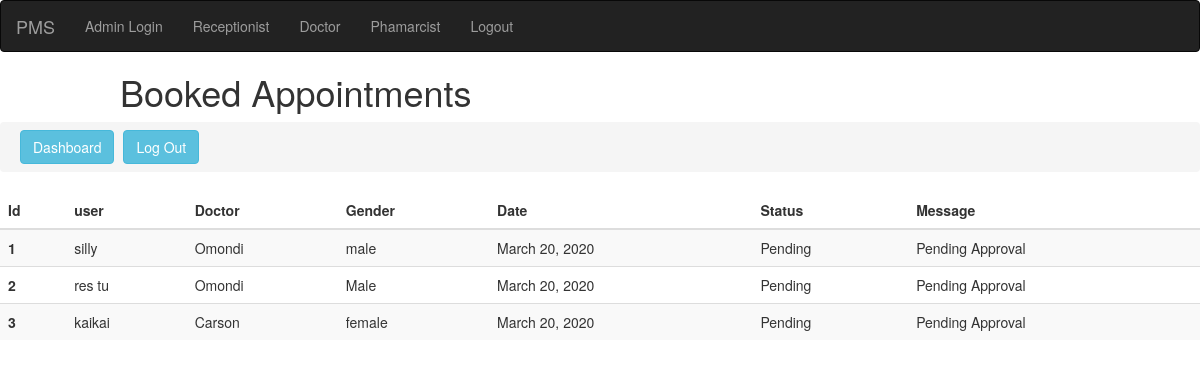
/view_appointment/, run on the app's committed database.
### patient/models.py (models this page shows, shortened)
class Appointment(models.Model):
    user = models.ForeignKey(Patient, null=True, on_delete=models.CASCADE)
    Doctor = models.ForeignKey(Doctor , default=None, on_delete=models.CASCADE)
    Date = models.DateField(default=timezone.now)
    status_choice = Choices('SELECT','Pending','Approved','Not Approved')
    status = models.CharField(max_length=20,choices=status_choice,default=status_choice.SELECT)
    message = models.CharField(max_length=1000 , default="Pending Approval")

class Patient(models.Model):
    gender_choice = Choices('SELECT','male','female')
    Name = models.CharField(max_length=100)
    location = models.CharField(max_length=500 , blank=True , default='')
    Address = models.CharField(max_length=100 , default=None)
    Email = models.CharField(max_length=100 , default=None)
    Phone = models.CharField(max_length=100 , default=None)
    gender = models.CharField(max_length=100 , choices=gender_choice,default=gender_choice.SELECT)
    def __str__(self):
        return self.Name

class Doctor(models.Model):
    gender_choice = Choices('SELECT','male','female')
    speciality_choice = Choices('SELECT','Surgeon','Dentist','Orthopaedic','Optician','General Doctor','Gynacologist')
    Name = models.CharField(max_length=100, default=None)
    Speciality = models.CharField(max_length=100 ,choices=speciality_choice, default=speciality_choice.SELECT)
    Address = models.CharField(max_length=100 , default=None)
    Email = models.CharField(max_length=100 , default=None)
    Phone = models.CharField(max_length=100 , default=None)
    gender = models.CharField(max_length=100 , choices=gender_choice,default=gender_choice.SELECT)
    def __str__(self):
        return self.Name

### patient/views.py (the view)
# urls.py: path('view_appointment/', views.view_appointment, name='view_appointment'),
def view_appointment(request):
    context = {"view_appointment": Appointment.objects.all()}
    return render(request, "appointment_list.html", context)

### patient/templates/appointment_list.html
{% extends 'base.html' %}
{% block content %}
{% load static %}
      <h1 style="margin-left:120px;">Booked Appointments</h1>
        <ul class="breadcrumb">
            <li><a class="btn btn-info" style="margin-left:5px;" href="{% url 'dashboard' %}">Dashboard</a></li>
            <a href="{% url 'login' %}"><button class="btn btn-info" style="margin-left:5px;">Log Out</button></a>
        </ul>
<table class="table table-striped" id="tabledel">
  <thead class="boarder-bottom font-weight-bold">
    <tr>
      <th scope="col">Id</th>
      <th scope="col">user</th>
      <th scope="col">Doctor</th>
      <th scope="col">Gender</th>
      <th scope="col">Date</th>
      <th scope="col">Status</th>
      <th scope="col">Message</th>
    </tr>
  </thead>
  <tbody>
  {% for pat in view_appointment %}
      <tr>
      <th scope="row">{{pat.id}}</th>
      <td>{{pat.user}}</td>
      <td>{{pat.Doctor}}</td>
      <td>{{pat.user.gender}}</td>
      <td>{{pat.Date}}</td>
      <td>{{pat.status}}</td>
      <td>{{pat.message}}</td>
    </tr>
  {% endfor %}
  </tbody>
</table>
 {% endblock %}

### data on the page
Appointment: id "1", user "silly", Doctor "Omondi", user.gender "male", Date "March 20, 2020", status "Pending", message "Pending Approval"
Appointment: id "2", user "res tu", Doctor "Omondi", user.gender "Male", Date "March 20, 2020", status "Pending", message "Pending Approval"
Appointment: id "3", user "kaikai", Doctor "Carson", user.gender "female", Date "March 20, 2020", status "Pending", message "Pending Approval"
